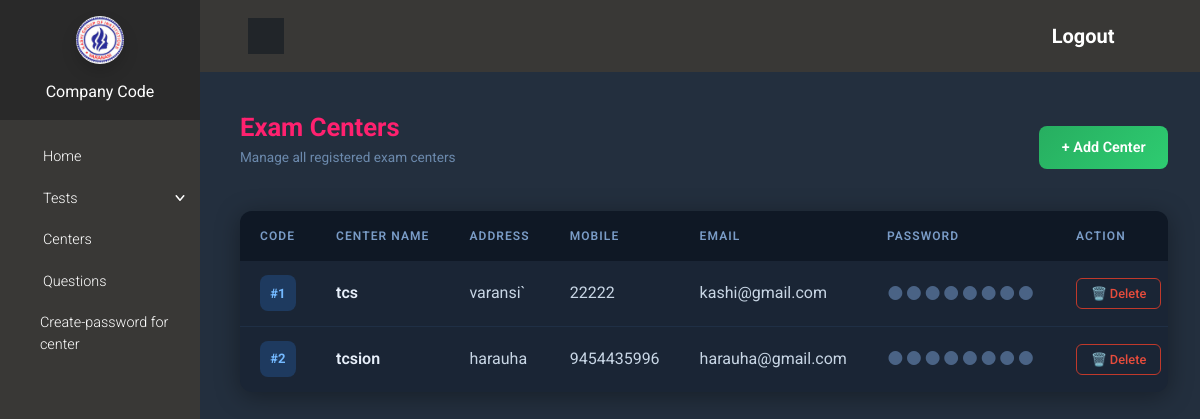
/centers/ (signed in), run on an earlier commit of the app's database.
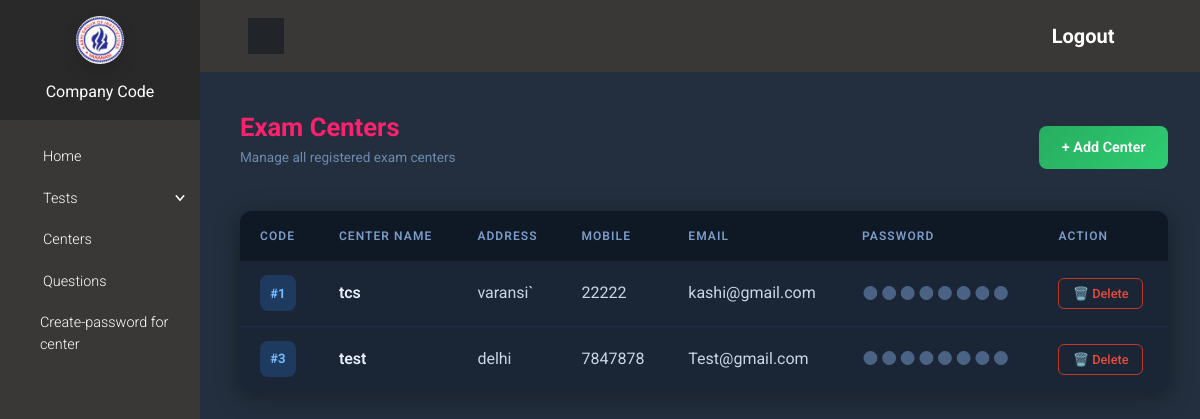
And on a later commit of the database.
### companylogin/models.py (models this page shows, shortened)
class Center(models.Model):
    center_name = models.CharField(max_length=256)
    address = models.CharField(max_length=256)
    phone = models.CharField(max_length=256)
    email = models.CharField(max_length=256)
    profile_pic = models.FileField(upload_to='profile_pic/',null=True,default=None)
    password = models.CharField(max_length=128)

### companylogin/views.py (the view)
# urls.py: path('centers/',views.centers,name="centers"),
def centers(request):
    try:
        if request.session['com_id']:
            centers = Center.objects.all()
            return render(request,'centers.html',{'centers':centers})
    except KeyError:
        pass
    return redirect('homepage')

### companylogin/templates/centers.html (shortened to what this page needs)
{% load static %}
<!DOCTYPE html>
<html>
<head>
    <link rel="stylesheet" href="{% static 'vendor/choices.js/public/assets/styles/choices.min.css' %}">
    <link rel="stylesheet" href="{% static 'vendor/overlayscrollbars/css/OverlayScrollbars.min.css' %}">
    <link rel="stylesheet" href="{% static 'static/css/main.css' %}">
    <link rel="stylesheet" href="{% static 'css/custom.css' %}">
</head>
{% include "com_header.html" %}
<div class="page" style="background-color:#232f3e; min-height: 100vh;">
    <div class="content-area">
        <div class="page-header">
            <div>
                <h1 class="page-title">Exam Centers</h1>
                <p class="page-subtitle">Manage all registered exam centers</p>
            </div>
            <button class="btn-add" id="open_modal_btn">&#43; Add Center</button>
        </div>
        <div class="table-card">
            <table>
                <thead>
                    <tr>
                        <th>Code</th>
                        <th>Center Name</th>
                        <th>Address</th>
                        <th>Mobile</th>
                        <th>Email</th>
                        <th>Password</th>
                        <th>Action</th>
                    </tr>
                </thead>
                <tbody>
                    {% for center in centers %}
                    <tr>
                        <td><span class="center-id-badge">#{{ center.id }}</span></td>
                        <td><span class="center-name">{{ center.center_name }}</span></td>
                        <td>{{ center.address }}</td>
                        <td>{{ center.phone }}</td>
                        <td>{{ center.email }}</td>
                        <td><span class="pw-mask">&#9679;&#9679;&#9679;&#9679;&#9679;&#9679;&#9679;&#9679;</span></td>
                        <td>
                            <a href="{% url 'delete_center' center.id %}"
                               class="btn-delete"
                               onclick="return confirm('Delete center &quot;{{ center.center_name }}&quot;? This cannot be undone.')">
                                &#128465; Delete
                            </a>
                        </td>
                    </tr>
                    {% endfor %}
                </tbody>
            </table>
        </div>
    </div>
</div>
<link rel="stylesheet" href="https://use.fontawesome.com/releases/v5.7.1/css/all.css"
>
</body>
</html>

### companylogin/templates/com_header.html (shortened to what this page needs)
{% load static %}
<!DOCTYPE html>
<html>
    <head>
        <link rel="stylesheet" href="{% static 'vendor/choices.js/public/assets/styles/choices.min.css' %}">
        <link rel="stylesheet" href="{% static 'vendor/overlayscrollbars/css/OverlayScrollbars.min.css' %}">
        <link rel="stylesheet" href="{% static 'css/style.default.css' %}" id="theme-stylesheet">
        <link rel="stylesheet" href="{% static 'css/custom.css' %}">
    </head>
    <body>
        <header class="header mb-5 pb-3">
            <nav class="nav navbar fixed-top">
            <div class="container-fluid">
                <div class="d-flex align-items-center justify-content-between w-100">
                <div class="d-flex align-items-center"><a class="menu-btn d-flex align-items-center justify-content-center p-2 bg-gray-900" id="toggle-btn" href="#">
                    <svg class="svg-icon svg-icon-sm svg-icon-heavy text-white">
                        <use xlink:href="#menu-1"> </use>
                    </svg></a>
                </div>
                <ul class="nav-menu mb-0 list-unstyled d-flex flex-md-row align-items-md-center">
                    <li class="nav-item" id="logout"><a class="nav-link text-white text-sm ps-0" href="{% url 'logout' %}"> <span class="d-none d-sm-inline-block" style="font-weight:bold;font-size: 20px;">Logout</span>
                        <svg class="svg-icon svg-icon-xs svg-icon-heavy">
                        <use xlink:href="#security-1"> </use>
                        </svg></a></li>
                </ul>
                </div>
            </div>
            </nav>
            <nav class="side-navbar bg-second">
                <div class="side-navbar-inner bg-second">
                    <div class="sidebar-header d-flex align-items-center justify-content-center p-3 mb-3">
                        <div class="sidenav-header-inner text-center"><img class="img-fluid rounded-circle avatar mb-3" src="{% static 'img/kit.jpeg' %}" alt="person">
                            Company Code<p class="text-sm mb-0 ">{{ Company_data.id }}</p>
                        </div>
                    </div>
                    <ul class="list-unstyled">
                        <li class="sidebar-item"><a class="sidebar-link" href="{% url 'com_dashboard' %}">
                            <svg class="svg-icon svg-icon-sm svg-icon-heavy me-2">
                                <use xlink:href="#real-estate-1"> </use>
                            </svg>Home </a>
                        </li>
                        <li class="sidebar-item"><a class="sidebar-link" href="#exampledropdownDropdown" data-bs-toggle="collapse">
                                <svg class="svg-icon svg-icon-sm svg-icon-heavy me-2">
                                <use xlink:href="#browser-window-1"> </use>
                                </svg>Tests </a>
                        </li>
                        <li class="sidebar-item"><a class="sidebar-link" href="{% url 'centers' %}">
                            <svg class="svg-icon svg-icon-sm svg-icon-heavy me-2">
                                <use xlink:href="#sales-up-1"> </use>
                            </svg>Centers </a>
                        </li>
                        <li class="sidebar-item"><a class="sidebar-link" href="{% url 'questions' %}">
                            <svg class="svg-icon svg-icon-sm svg-icon-heavy me-2">
                                <use xlink:href="#portfolio-grid-1"> </use>
                            </svg>Questions </a>
                        </li>
                        <li class="sidebar-item"><a class="sidebar-link" href="{% url 'passcenter' %}">
                            <svg class="svg-icon svg-icon-sm svg-icon-heavy me-2">
                                <use xlink:href="#disable-1"> </use>
                            </svg>Create-password for center </a>
                        </li>
                    </ul>
                </div>
            </nav>
        </header>
    </body>
</html>

### companylogin/templates/centers.html (style rules this page uses)
.content-area { padding: 2rem 2rem 2rem 2.5rem; margin-top: 5rem; }
.page-header { display: flex; justify-content: space-between; align-items: center; margin-bottom: 1.75rem; }
.page-title { font-size: 1.6rem; font-weight: 700; color: #ff216f; margin: 0; }
.page-subtitle { color: #6c8aad; font-size: 0.85rem; margin-top: 0.25rem; }
.btn-add { background: linear-gradient(135deg, #27ae60, #2ecc71); color: #fff; border: none; padding: 0.65rem 1.4rem; border-radius: 8px; font-weight: 600; font-size: 0.9rem; cursor: pointer; transition: all 0.2s; display: inline-flex; align-items: center; gap: 0.4rem; text-decoration: none; }
.table-card { background: #1a2535; border-radius: 12px; overflow: hidden; box-shadow: 0 4px 24px rgba(0,0,0,0.35); }
.table-card table { width: 100%; border-collapse: collapse; color: #c8d6e5; }
.table-card thead th { background: #0f1825; color: #7a9cc7; font-size: 0.75rem; text-transform: uppercase; letter-spacing: 0.09em; padding: 1rem 1.25rem; border: none; font-weight: 600; white-space: nowrap; }
.table-card tbody tr { border-bottom: 1px solid #1f2f45; transition: background 0.15s; }
.table-card tbody tr:last-child { border-bottom: none; }
.table-card tbody td { padding: 0.9rem 1.25rem; border: none; vertical-align: middle; }
.center-id-badge { display: inline-flex; align-items: center; justify-content: center; min-width: 36px; height: 36px; padding: 0 0.5rem; background: #1e3a5f; color: #74b9ff; border-radius: 8px; font-weight: 700; font-size: 0.82rem; }
.center-name { font-weight: 600; color: #e8f0fb; }
.pw-mask { font-size: 1.15rem; letter-spacing: 0.1em; color: #4a6385; }
.btn-delete { display: inline-block; background: transparent; border: 1px solid #c0392b; color: #e74c3c; padding: 0.32rem 0.85rem; border-radius: 6px; font-size: 0.8rem; font-weight: 500; cursor: pointer; transition: all 0.18s; text-decoration: none; white-space: nowrap; }

What changed in the data, as far as the page shows it:
removed Center: id "2", center_name "tcsion", address "harauha", phone "9454435996", email "harauha@gmail.com"
added Center: id "3", center_name "test", address "delhi", phone "7847878", email "Test@gmail.com"
